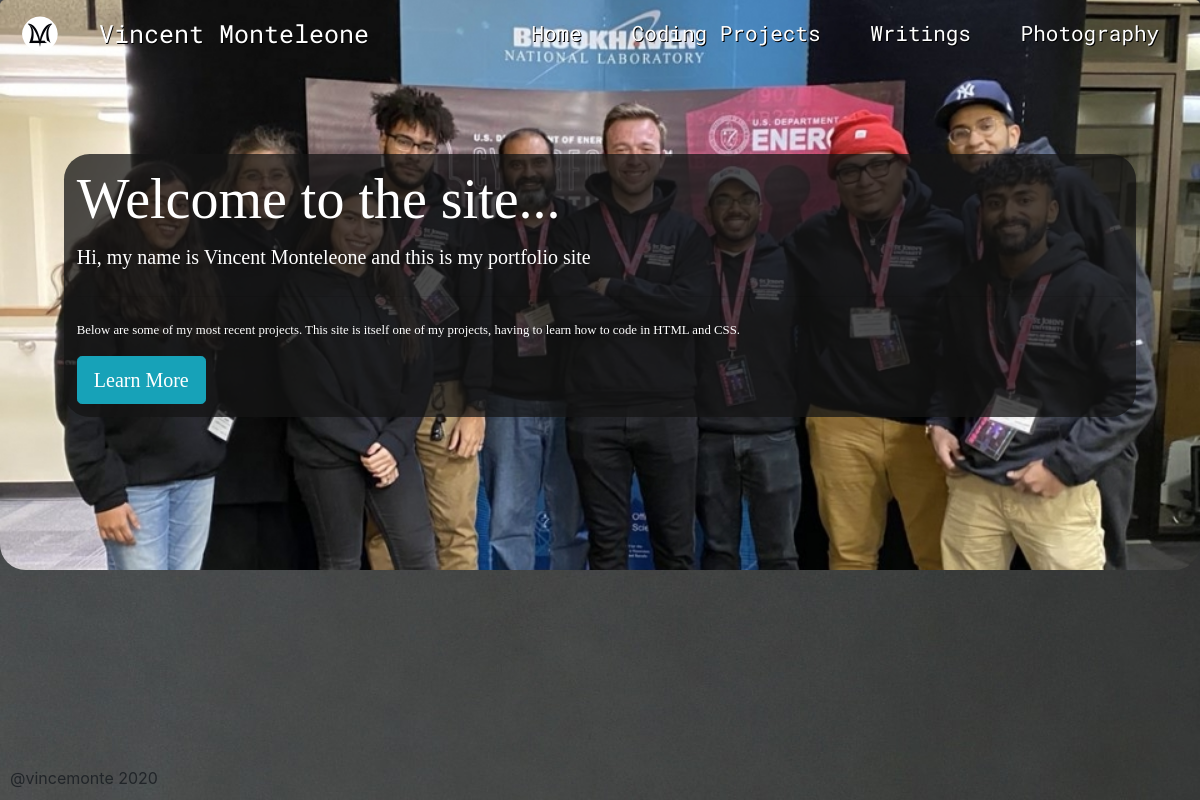
Page /home on the earlier database version.
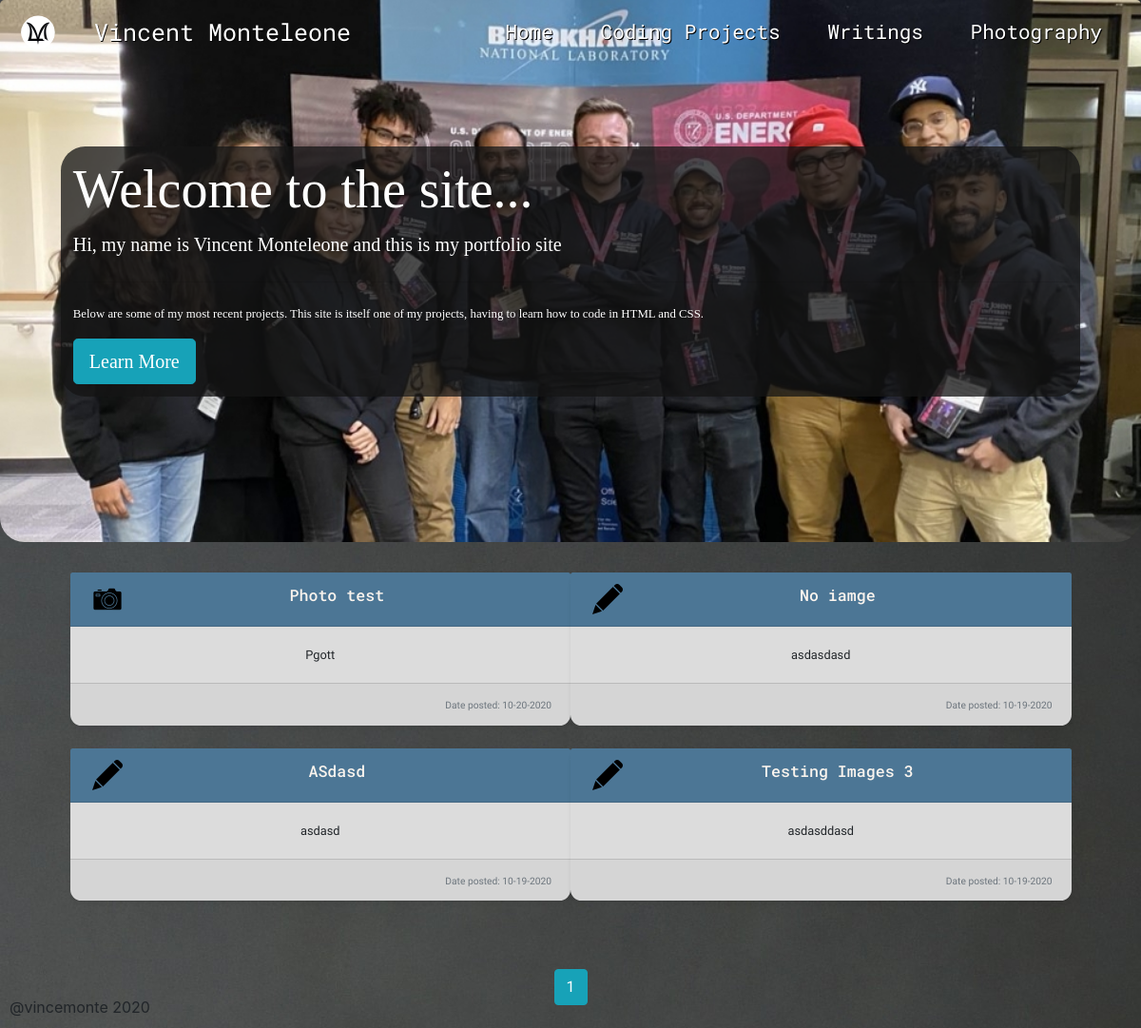
Same page on the later database version.
### personalWebsite/models.py (models this page shows, shortened)
class HomePost(db.Model):
    id = db.Column(db.Integer, primary_key=True)
    project_id = db.Column(db.Integer, db.ForeignKey('project.id'), unique=True)
    type_image = db.Column(db.String(30), nullable=False)
    content = db.Column(db.Text, nullable=False)

class Project(db.Model):
    id = db.Column(db.Integer, primary_key=True)
    title = db.Column(db.String(100), nullable=False)
    type = db.Column(db.String(20), nullable=False)
    content= db.Column(db.Text, nullable=True)
    files = db.Column(db.String(80), nullable=True) #holds the path to the file images
    date_posted = db.Column(db.DateTime, nullable=False, default=datetime.now)
    user_id = db.Column(db.Integer, db.ForeignKey('user.id'), nullable=False)
    home_post = db.relationship('HomePost', backref='project', uselist=False)

### personalWebsite/routes.py (the view)
@app.route('/')
@app.route('/home')
def homepage():
    page = request.args.get('page', 1, type=int)
    posts = HomePost.query.order_by(HomePost.id.desc()).paginate(page=page, per_page=6)
    return render_template('homepage.html', posts=posts)

### personalWebsite/templates/homepage.html (shortened to what this page needs)
{% extends "layout.html" %}
{%block content%}
    <div class="jumbotron text-left" id="home-jumbotron">
      <div class="container text-white">
        <h1 class="display-4">Welcome to the site...</h1>
        <p class="lead">Hi, my name is Vincent Monteleone and this is my portfolio site</p>
        <hr class="my-4">
        <p>Below are some of my most recent projects. This site is itself one of my projects, having to learn how to code in HTML and CSS.</p>
        <a class="btn btn-info btn-lg" href="{{ url_for('about') }}"> Learn More</a>
      </div>
    </div>
    <section class="home-articles">
      <div class="container-fluid  text-center">
        <div class="row">
          {% for post in posts.items %}
          <div class="col-md-6" >
            <div class="card mb-4 shadow-sm">
              <div class="card-header">
                <img  src="{{ url_for('static', filename=post.type_image ) }}" class="project_type_image">
                <a class = "card-title" href="{{ url_for('project', project_id=post.project_id) }}">{{ post.project.title }}</a>
              </div>
              <div class="card-body">
                <p class= "card-text"> {{ post.content }} </p>
              </div>
              <div class="card-footer text-right">
                <small class="text-muted">Date posted: {{ post.project.date_posted.strftime('%m-%d-%Y') }}</small>
              </div>
            </div>
          </div>
          {% endfor %}
        </div>
      </div>
      </section>
      <div class="container mt-5 text-center">
        {% for page_num in posts.iter_pages(left_edge=1, right_edge=1, left_current=1, right_current=2) %}
          {% if page_num %}
            {% if posts.page == page_num %}
              <a class="btn btn-info mb-4" href="{{ url_for('homepage', page=page_num) }}">{{ page_num }}</a>
            {% else %}
              <a class="btn btn-outline-info mb-4" href="{{ url_for('homepage', page=page_num) }}">{{ page_num }}</a>
            {% endif %}
          {% else %}
            <small>...</small>
          {% endif %}
        {% endfor %}
      </div>
{%endblock content%}

### personalWebsite/templates/layout.html (shortened to what this page needs)
<!DOCTYPE html>
<html lang="en" dir="ltr">
  <head>
    <link rel="stylesheet" type="text/css" href="{{url_for('static', filename='bootstrap-reboot.css')}}">
    <link rel="stylesheet" href="https://stackpath.bootstrapcdn.com/bootstrap/4.1.3/css/bootstrap.min.css">
    <link rel="stylesheet" type="text/css" href="{{ url_for('static', filename='main.css')}}">
    <link rel="stylesheet" type="text/css" href="{{ url_for('static', filename='devices.css')}}">
    <link rel="stylesheet" href="https://cdnjs.cloudflare.com/ajax/libs/font-awesome/4.7.0/css/font-awesome.min.css">
  </head>
  <body>
    <header>
      <nav class="navbar navbar-expand-sm navbar-dark" id="navigation-bar">
        <img class="navbar-logo" id="navbar-logo" src="{{url_for('static', filename='images/VLMLogoWhite.svg')}}" alt="restaurant logo (rooster)">
        <span class="nav-authors-name" id="nav-restaurant-name">Vincent Monteleone</span>
        <div class="collapse navbar-collapse" id="collapsing-navbar">
          <ul class="navbar-nav ml-auto" id="nav-list-container">
            <li class="nav-item">
              <a class="nav-link" href="{{url_for('homepage')}}">Home <span class="sr-only">(current)</span></a>
            </li>
            <li class="nav-item">
              <a class="nav-link" href="{{url_for('coding')}}">Coding Projects</a>
            </li>
            <li class="nav-item">
              <a class="nav-link" href="{{url_for('writings')}}">Writings</a>
            </li>
            <li class="nav-item">
              <a class="nav-link" href="{{url_for('photography')}}">Photography</a>
            </li>
          </ul>
        </div>
      </nav>
    </header>
    <main role="main">
        {% block content %}{% endblock %}
    </main>
    <footer>@vincemonte 2020</footer>
  </body>
</html>

### personalWebsite/static/main.css (style rules this page uses)
body { margin: 0; background-position: top; width: 100%; background-image: url(images/GrayWallBackground.jpg); }
main { font-family: 'Work Sans', sans-serif; }
img { max-width: 100%; }
.navbar { font-family: 'Roboto Mono', monospace; position: fixed; width: 100%; transition: .8s; }
.navbar-logo { width: 50px; height: 50px; margin: 0; transition: .8s; }
.nav-authors-name { font-size: 30px; padding-left: .8em; color: white !important; transition: .8s; text-shadow: .8px .6px #000000; }
.navbar-collapse { padding-left: .5em; }
.navbar li { padding: .1em .8em; }
.navbar ul { transition: .8s; font-size: 21px; }
.nav-link { color: white !important; text-shadow: 1px 1px #000000; }
.jumbotron { background-image: url(images/cyberforce.jpg); background-position: 50% 25%; background-repeat: no-repeat; background-size: cover; border-bottom-left-radius: 2em; border-bottom-right-radius: 2em; font-family: 'Crimson Text', serif; padding: 12em 5em; }
.jumbotron .container { background-color: rgba(20, 20, 21, 0.75); padding: 1em; border-radius: 2em; }
.home-articles .row { max-width: 80%; margin-left: 10%; margin-right: auto; }
.col-md-6 { padding: 0 4em 0 4em; }
.row .card { border-style: none; background-color: #DCDCDC; border-radius: .9em; }
.row .card-header { background-color: #4C7695; border-top-left-radius: .2em; border-top-right-radius: .2em; }
.card-title { text-decoration: none; color: #FAF4EE; font-size: 1.3em; font-weight: 500; text-align: left; font-family: 'Roboto Mono', monospace; }
.project_type_image { display: block; float: left; padding-left: .25em; }
footer { position:fixed; bottom: 10px; padding-left: 10px; }

### personalWebsite/static/devices.css (style rules this page uses)
@media only screen
  and (min-device-width: 320px)
  and (max-device-width: 812px) { main { font-size: .8em; } }
@media only screen
  and (min-device-width: 320px)
  and (max-device-width: 812px) { .navbar-logo { width: 48px; height: 48px; } }
@media only screen
  and (min-device-width: 320px)
  and (max-device-width: 812px) { .nav-authors-name { font-size: 25px; margin-left: 3%; margin-right: auto; padding: 0; } }
@media only screen
  and (min-device-width: 320px)
  and (max-device-width: 812px) { .home-articles .row { max-width: 90%; margin-left: 5%; margin-right: auto; } }
@media only screen
  and (min-device-width: 320px)
  and (max-device-width: 812px) { .col-md-6 { padding: 0; } }

Differences in the rows shown:
added HomePost: type_image (picture), project "Photo test", content "Pgott", project.date_posted "10-20-2020"
added HomePost: type_image (picture), project "No iamge", content "asdasdasd", project.date_posted "10-19-2020"
added HomePost: type_image (picture), project "ASdasd", content "asdasd", project.date_posted "10-19-2020"
added HomePost: type_image (picture), project "Testing Images 3", content "asdasddasd", project.date_posted "10-19-2020"
Other differences:
new list line: "1"
